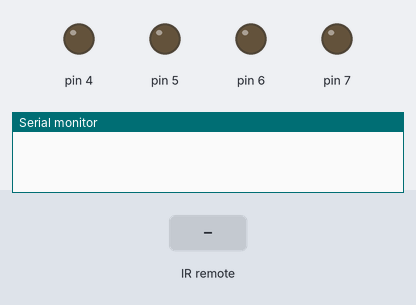
This sketch was run on a simulated Arduino Uno, built with avr-gcc and run on an emulated ATmega328P. Parts: output pins drawn as LEDs (lit = HIGH), the last lines printed to the serial monitor. Inputs (shaded band) come from the test bench.

Above: at 1.2 s.
1.3 s: infrared code 0x805FD827 received
At 1.7 s:
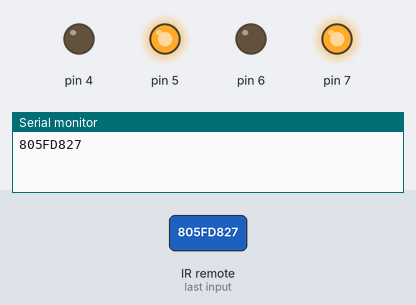
3.3 s: infrared code 0x805F58A7 received
At 3.7 s:
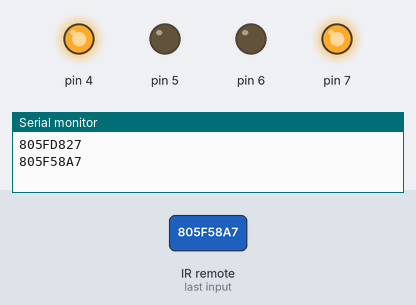
5.3 s: infrared code 0x805FF807 received
At 5.7 s:
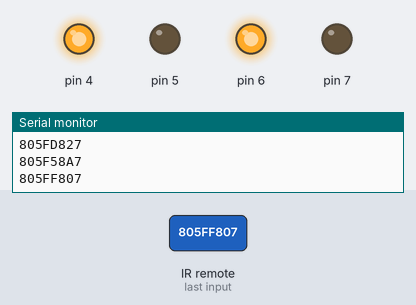
7.3 s: infrared code 0x805F7887 received
At 7.7 s:
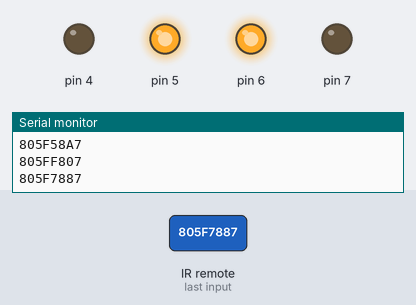
Timing chart, 0 to 10.3 s (numbered marks = the images above; inputs shaded):
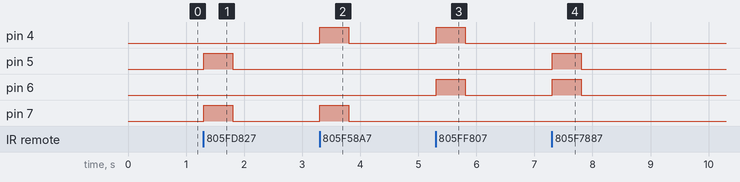

Measured:
- after the input at 1.3 s, pin 5, pin 7: LOW → HIGH at once, → LOW 0.50 s later
- after the input at 3.3 s, pin 4, pin 7: LOW → HIGH at once, → LOW 0.50 s later
- after the input at 5.3 s, pin 4, pin 6: LOW → HIGH at once, → LOW 0.50 s later
- after the input at 7.3 s, pin 5, pin 6: LOW → HIGH at once, → LOW 0.50 s later

The sketch:

RC_CAR.ino
```cpp
#include <IRremote.h>

int RECV_PIN = 9;

IRrecv irrecv(RECV_PIN);

decode_results results;

void setup()
{
  Serial.begin(9600);
  // In case the interrupt driver crashes on setup, give a clue
  // to the user what's going on.

  irrecv.enableIRIn(); // Start the receiver

  pinMode(7, OUTPUT);
  pinMode(6, OUTPUT);
  pinMode(5, OUTPUT);
  pinMode(4, OUTPUT);
}

void loop()
{

  if (irrecv.decode(&results)) {
    Serial.println(results.value, HEX);
    irrecv.resume(); // Receive the next value

    if(results.value == 0x805FD827 || results.value==4294967295){
      //forward
      move(1,0,1,0);
      delay(500);
      move(0,0,0,0);
    }
    else if (results.value == 0x805F58A7 || results.value==4294967295){
      //right
      move(1,0,0,1);
      delay(500);
      move(0,0,0,0);
    }
    else if (results.value == 0x805FF807){
      //back
      move(0,1,0,1);
      delay(500);
      move(0,0,0,0);
    }
    else if (results.value == 0x805F7887){
     //left
      move(0,1,1,0);
      delay(500);
      move(0,0,0,0);
    }
    else{
      //stop
      move(0,0,0,0);
      delay(500);
      move(0,0,0,0);
    }
  }
  delay(100);

}

void move(int m1a, int m1b, int m2a, int m2b){
  digitalWrite(7,m1a);
  digitalWrite(6,m1b);
  digitalWrite(5,m2a);
  digitalWrite(4,m2b);

}
```
